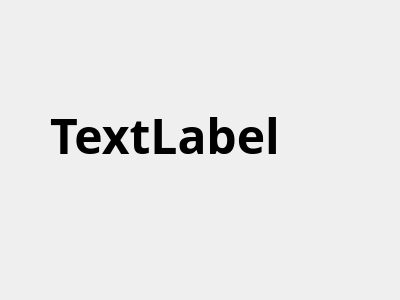
<?xml version="1.0" encoding="UTF-8"?>
<ui version="4.0">
 <class>Dialog</class>
 <widget class="QDialog" name="Dialog">
  <property name="geometry">
   <rect>
    <x>0</x>
    <y>0</y>
    <width>400</width>
    <height>300</height>
   </rect>
  </property>
  <property name="windowTitle">
   <string>Dialog</string>
  </property>
  <widget class="QLabel" name="label">
   <property name="geometry">
    <rect>
     <x>50</x>
     <y>70</y>
     <width>251</width>
     <height>131</height>
    </rect>
   </property>
   <property name="font">
    <font>
     <family>Adobe Arabic</family>
     <pointsize>36</pointsize>
     <weight>75</weight>
     <bold>true</bold>
    </font>
   </property>
   <property name="text">
    <string>TextLabel</string>
   </property>
   <property name="indent">
    <number>0</number>
   </property>
  </widget>
 </widget>
 <resources/>
 <connections/>
</ui>
